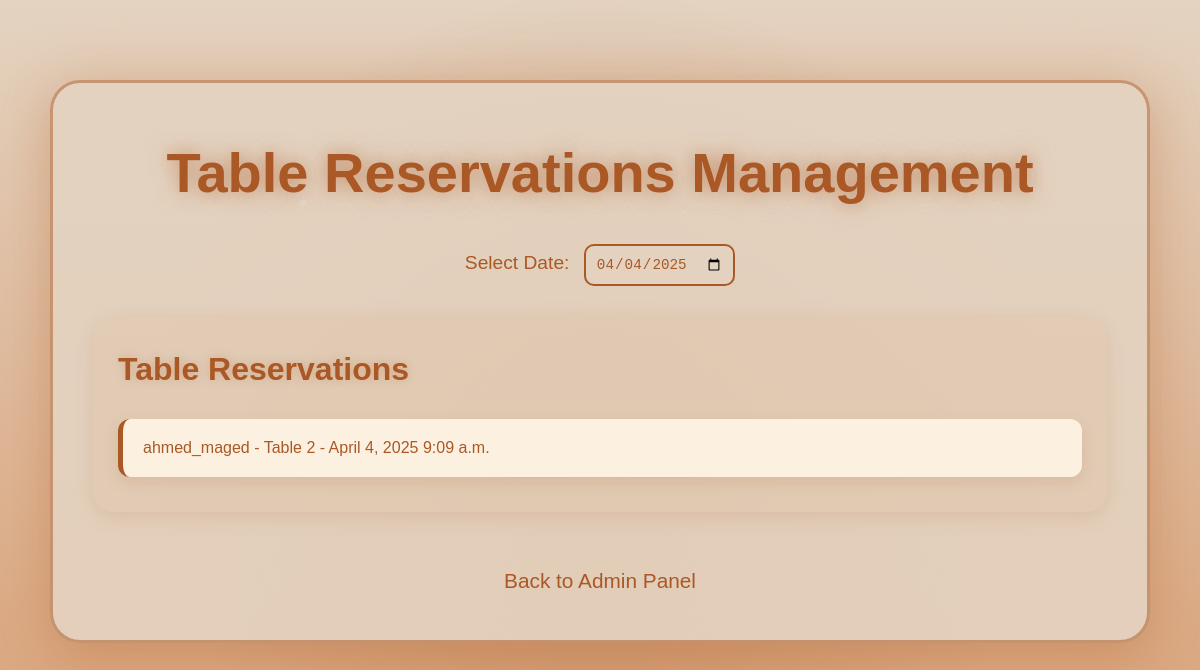
The page /cafe/admin/table_reservations/ (signed in) on the database its author committed.
### cafe/models.py (models this page shows, shortened)
class TableReservation(models.Model):
    user = models.ForeignKey(User, on_delete=models.CASCADE)
    table = models.ForeignKey(Table, on_delete=models.CASCADE)
    date = models.DateField()
    start_time = models.TimeField()
    duration = models.IntegerField(choices=[(30, '30 min'), (60, '1 hour'), (120, '2 hours')])
    created_at = models.DateTimeField(auto_now_add=True)

class Table(models.Model):
    number = models.IntegerField(unique=True)
    is_available = models.BooleanField(default=True)

### cafe/views.py (the view)
# urls.py: path('admin/table_reservations/', views.table_reservations_page, name='table_reservations_page'),
@login_required
@user_passes_test(lambda u: u.is_staff)
def table_reservations_page(request):
    date_str = request.GET.get('date', '')
    try:
        selected_date = datetime.strptime(date_str, '%Y-%m-%d').date() if date_str else timezone.now().date()
    except ValueError:
        selected_date = timezone.now().date()
    context = {
        'table_reservations': TableReservation.objects.filter(date=selected_date),
        'selected_date': selected_date,
    }
    return render(request, 'cafe/table_reservations_page.html', context)

### cafe/templates/cafe/table_reservations_page.html (shortened to what this page needs)
{% load static %}
<!DOCTYPE html>
<html lang="en">
<head>
</head>
<body>
    <div class="reservations-container">
        <h1>Table Reservations Management</h1>
        <div class="date-filter">
            <label for="date-picker">Select Date:</label>
            <input type="date" id="date-picker" value="{{ selected_date|date:'Y-m-d' }}">
        </div>
        <div class="section">
            <h2>Table Reservations</h2>
            <ul id="table-reservations-list">
                {% for reservation in table_reservations %}
                    <li data-reservation-id="{{ reservation.id }}">
                        {{ reservation.user.username }} - Table {{ reservation.table.number }} - {{ reservation.date }} {{ reservation.start_time }}
                    </li>
                {% endfor %}
            </ul>
        </div>
        <a href="{% url 'cafe:admin_page' %}" class="back-link">Back to Admin Panel</a>
    </div>
</body>
</html>

### cafe/templates/cafe/table_reservations_page.html (style rules this page uses)
* { margin: 0; padding: 0; box-sizing: border-box; }
body { font-family: 'Orbitron', 'Poppins', sans-serif; background: linear-gradient(180deg, #e4d3c1 0%, #d89b6e 100%); color: #aa5825; line-height: 1.8; min-height: 100vh; overflow-x: hidden; position: relative; -webkit-font-smoothing: antialiased; -moz-osx-font-smoothing: grayscale; }
body::before { content: ''; position: fixed; top: 0; left: 0; width: 100%; height: 100%; background: radial-gradient(circle, rgba(170, 88, 37, 0.3) 0%, transparent 60%); z-index: -1; animation: cosmic-pulse 12s infinite ease-in-out; }
body::after { content: ''; position: absolute; width: 6px; height: 6px; background: rgba(228, 211, 193, 0.8); border-radius: 50%; box-shadow: 0 0 25px rgba(228, 211, 193, 0.6); animation: orbit 18s infinite ease-in-out; top: 15%; left: 25%; }
.reservations-container { max-width: 1100px; margin: 80px auto; padding: 40px; background: rgba(228, 211, 193, 0.9); border-radius: 30px; box-shadow: 0 12px 50px rgba(170, 88, 37, 0.3), 0 0 70px rgba(216, 155, 110, 0.2); position: relative; transition: transform 0.5s ease, box-shadow 0.5s ease; border: 3px solid rgba(170, 88, 37, 0.5); }
h1 { font-size: 3.5em; color: #aa5825; text-align: center; margin-bottom: 20px; text-shadow: 0 0 20px rgba(170, 88, 37, 0.6), 0 0 30px rgba(228, 211, 193, 0.4); animation: glow 2.5s infinite ease-in-out; }
.date-filter { text-align: center; margin-bottom: 30px; }
.date-filter label { font-size: 1.2em; color: #aa5825; margin-right: 10px; }
.date-filter input[type="date"] { padding: 10px; font-size: 1.1em; background: rgba(228, 211, 193, 0.7); border: 2px solid #aa5825; border-radius: 10px; color: #aa5825; outline: none; transition: border-color 0.3s ease, box-shadow 0.3s ease; }
.section { margin-bottom: 50px; padding: 25px; background: rgba(216, 155, 110, 0.1); border-radius: 20px; box-shadow: 0 5px 20px rgba(170, 88, 37, 0.15); transition: transform 0.3s ease, box-shadow 0.3s ease; }
h2 { font-size: 2em; color: #aa5825; margin-bottom: 20px; text-shadow: 0 0 10px rgba(170, 88, 37, 0.3); }
ul { list-style: none; padding: 0; }
li { padding: 15px 20px; margin: 10px 0; background: rgba(255, 245, 230, 0.9); border-radius: 12px; box-shadow: 0 5px 15px rgba(170, 88, 37, 0.15); display: flex; justify-content: space-between; align-items: center; transition: transform 0.3s ease, box-shadow 0.3s ease, background 0.3s ease; border-left: 5px solid #aa5825; animation: slideInFromRight 0.5s ease-out; flex-wrap: wrap; gap: 10px; }
.back-link { display: block; text-align: center; margin-top: 40px; font-size: 1.3em; color: #aa5825; text-decoration: none; transition: color 0.3s ease, transform 0.3s ease, text-shadow 0.3s ease; }

### rows shown on the page
TableReservation: user.username "ahmed_maged", table.number "2", date "April 4, 2025", start_time "9:09 a.m."
